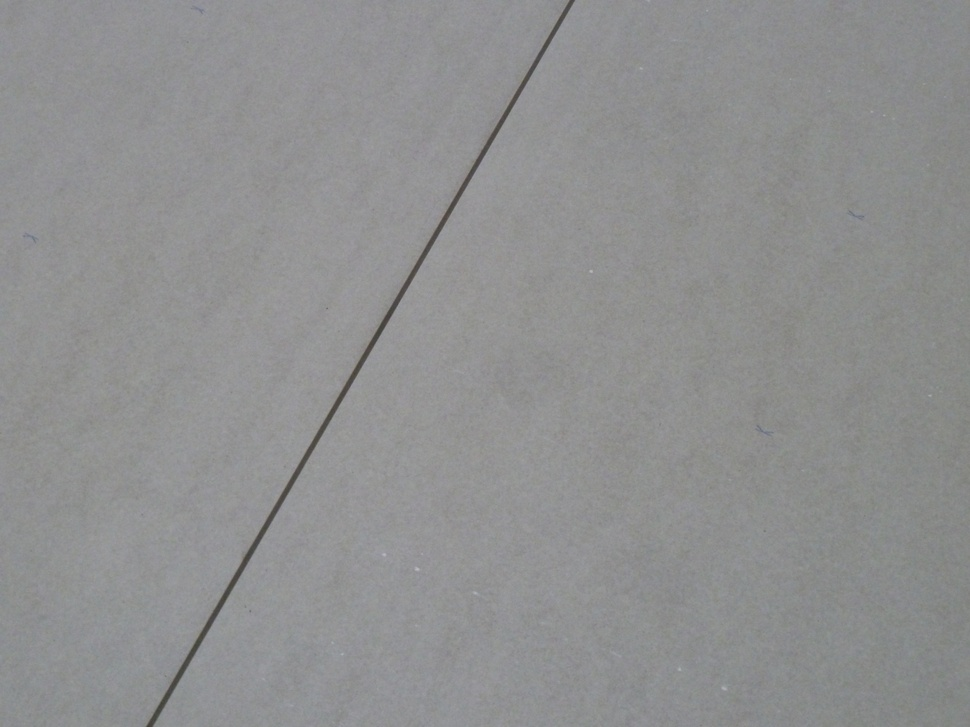
#> input picture 3. Експерти/4. Data Analizys/5. ImageProcessing/wall_crack_detection/P1040047-s.JPG, 970 x 727 px, shrunk from 1500 x 1125 before the run
$ python CrackDetection.py
#> lines starting #> are read from the running program, lines starting #| are printed output that depends on the picture; after the words box and inside, x2 and y2 are one past the last pixel; in counts of white or black regions, pixels touching at a corner belong together
# importing necessary libraries
import numpy as np
import cv2
from matplotlib import pyplot as plt

# read a cracked sample image
# img = cv2.imread('Input-Set/P1040059-s.JPG')
img = cv2.imread('P1040047-s.JPG')
#> img is the input picture: shape (727, 970, 3); mean B, G, R 144, 143.8, 143.2
# img = cv2.imread('Input-Set/P1030993-s.JPG')


# Convert into gray scale
gray = cv2.cvtColor(img, cv2.COLOR_BGR2GRAY)

# Image processing ( smoothing )
# Averaging
blur = cv2.blur(gray, (5, 5))

# Apply logarithmic transform
img_log = (np.log(blur+1)/(np.log(1+np.max(blur))))*255
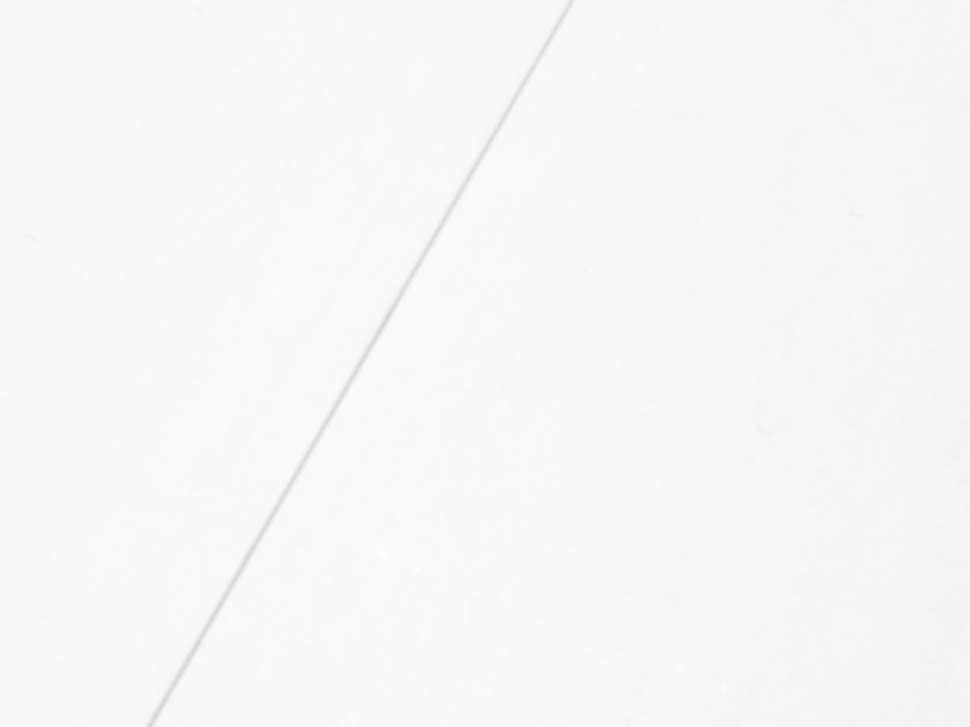
#> img_log: shape (727, 970) float16; min 212.5, max 255, mean 248

# Specify the data type
img_log = np.array(img_log, dtype=np.uint8)

# Image smoothing: bilateral filter
bilateral = cv2.bilateralFilter(img_log, 5, 75, 75)

# Canny Edge Detection
edges = cv2.Canny(gray, 30, 180)
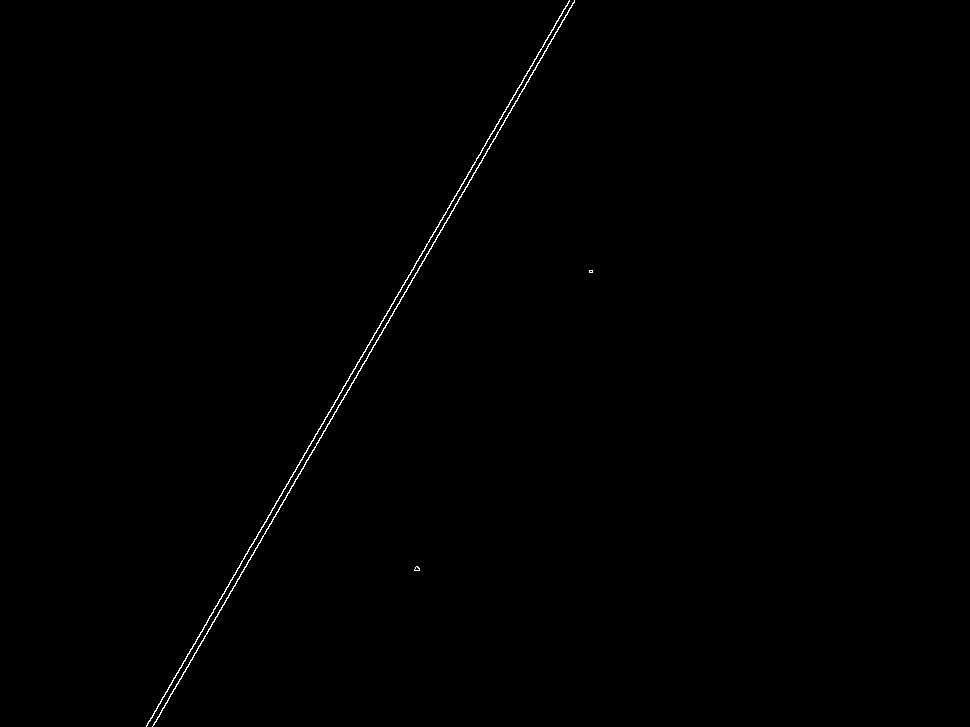
#> edges: shape (727, 970); 0.33% white in thin lines or dots, all inside (x1, y1, x2, y2) = (146, 0, 593, 727)

# Morphological Closing Operator
kernel = np.ones((25, 25), np.uint8)
closing = cv2.morphologyEx(edges, cv2.MORPH_CLOSE, kernel)
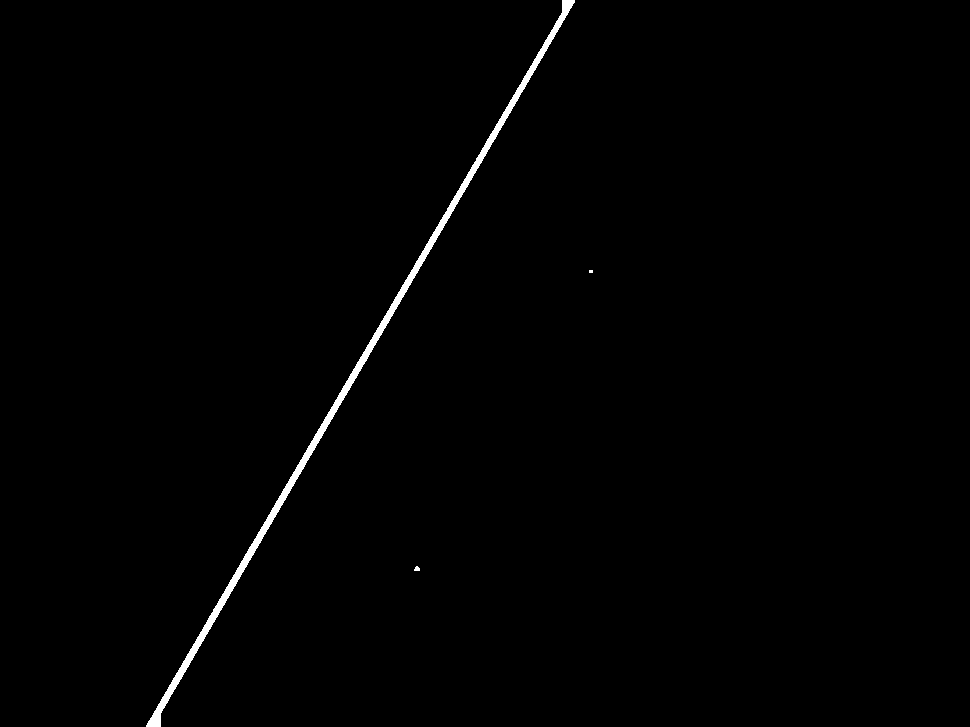
#> closing: shape (727, 970); 0.8% white; 3 white regions (1 under 20 px), largest, box (x1, y1, x2, y2) and area: (146, 0, 575, 727) 5591, (414, 566, 420, 571) 23
cv2.imshow('im', closing)
cv2.waitKey()

# Create feature detecting method
# sift = cv2.xfeatures2d.SIFT_create()
# surf = cv2.xfeatures2d.SURF_create()
orb = cv2.ORB_create(nfeatures=50)

# Make featured Image
keypoints, descriptors = orb.detectAndCompute(closing, None)
#> keypoints = 17 keypoints; strongest (x, y, size): (416, 569, 53.6), (417, 568, 64.3), (591, 271, 53.6), (416, 567, 77.1)
featuredImg = cv2.drawKeypoints(closing, keypoints, None)

# Create an output image
cv2.imwrite('Output-Set/CrackDetected-7.jpg', featuredImg)

# Use plot to show original and output image
plt.subplot(121), plt.imshow(img)
plt.title('Original'), plt.xticks([]), plt.yticks([])
plt.subplot(122), plt.imshow(featuredImg, cmap='gray')
plt.title('Output Image'), plt.xticks([]), plt.yticks([])
plt.show()
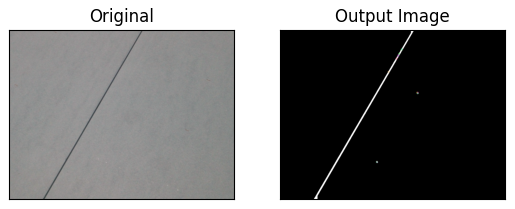
#> figure drawn by matplotlib, 2 panels; B, G, R data is drawn as R, G, B

$ run again, with 3. Експерти/4. Data Analizys/5. ImageProcessing/wall_crack_detection/P1040059-s.JPG copied over 3. Експерти/4. Data Analizys/5. ImageProcessing/wall_crack_detection/P1040047-s.JPG
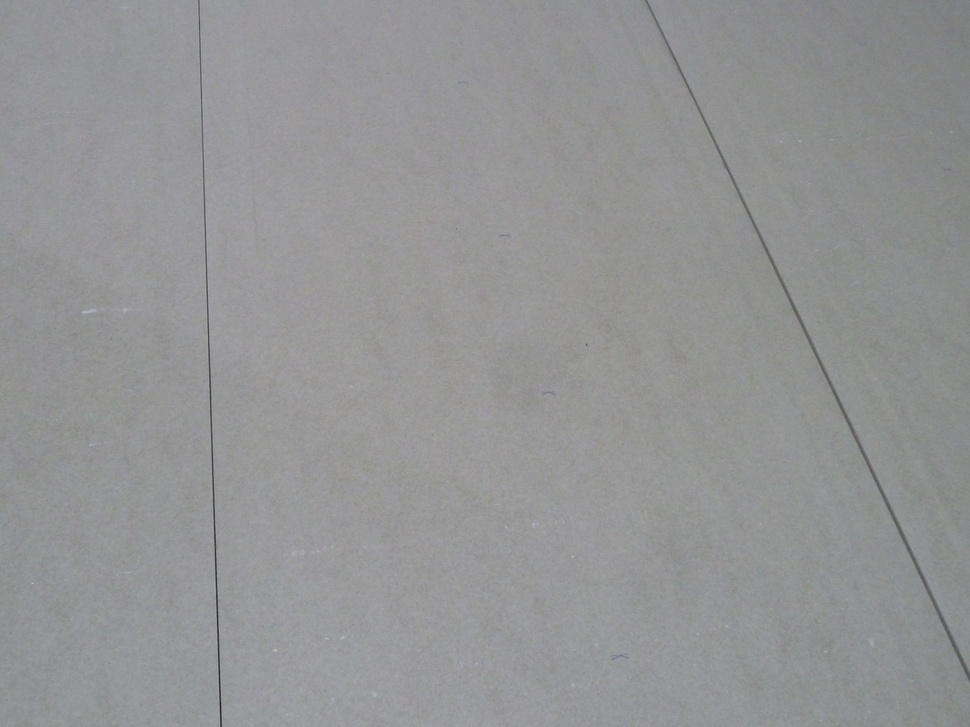
#> input picture 3. Експерти/4. Data Analizys/5. ImageProcessing/wall_crack_detection/P1040059-s.JPG, 970 x 727 px, shrunk from 1500 x 1125 before the run
#> img is the input picture: shape (727, 970, 3); mean B, G, R 149.1, 148.2, 147.7
#> `edges = cv2.Canny(gray, 30, 180)`:
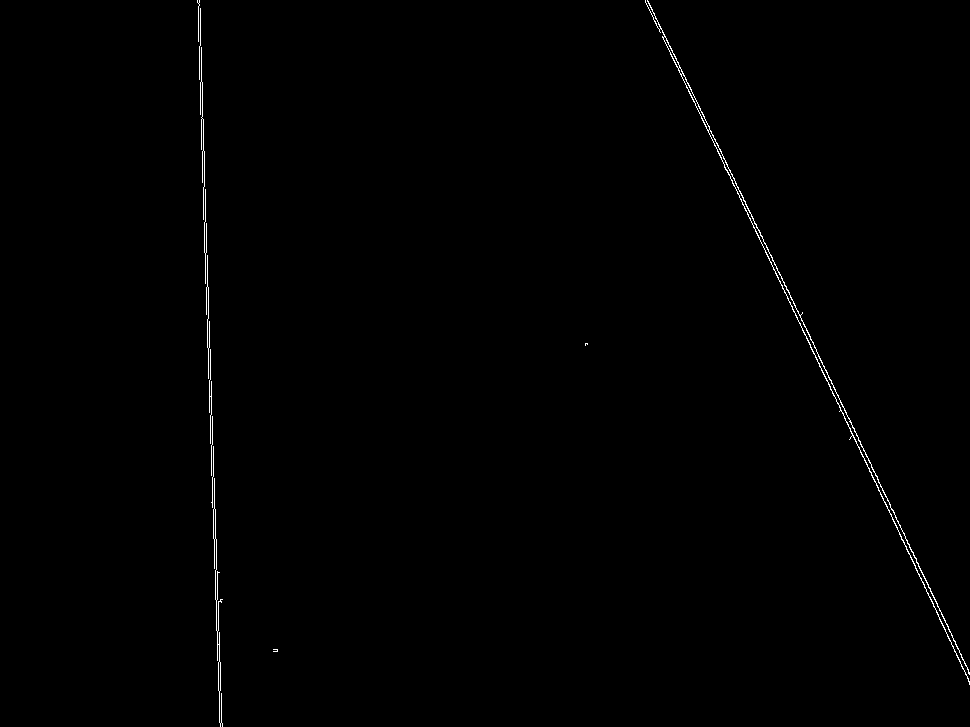
#> edges: shape (727, 970); 0.45% white in thin lines or dots, all inside (x1, y1, x2, y2) = (197, 0, 970, 727)
#> closing: shape (727, 970); 0.81% white; 4 white regions (2 under 20 px), largest, box (x1, y1, x2, y2) and area: (645, 0, 970, 685) 3508, (197, 0, 223, 727) 2156
#> keypoints = 50 keypoints; strongest (x, y, size): (218, 598, 37.2), (850, 438, 37.2), (800, 312, 37.2), (220, 600, 44.6)
#> `plt.show()`:
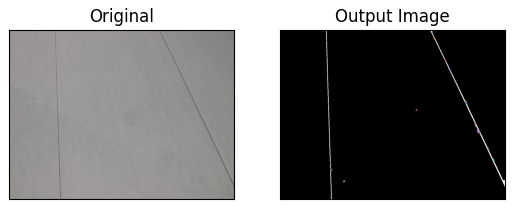
#> figure drawn by matplotlib, 2 panels; B, G, R data is drawn as R, G, B

$ run again, with 3. Експерти/4. Data Analizys/5. ImageProcessing/wall_crack_detection/P1030993-s.JPG copied over 3. Експерти/4. Data Analizys/5. ImageProcessing/wall_crack_detection/P1040047-s.JPG
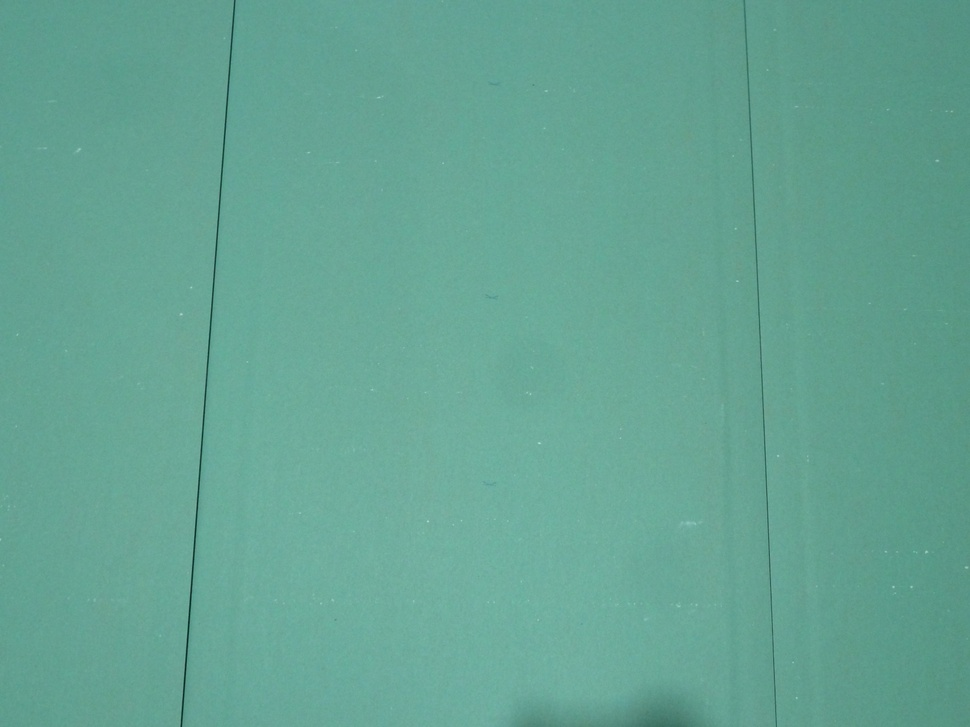
#> input picture 3. Експерти/4. Data Analizys/5. ImageProcessing/wall_crack_detection/P1030993-s.JPG, 970 x 727 px, shrunk from 1500 x 1125 before the run
#> img is the input picture: shape (727, 970, 3); mean B, G, R 147.6, 164, 101
#> `edges = cv2.Canny(gray, 30, 180)`:
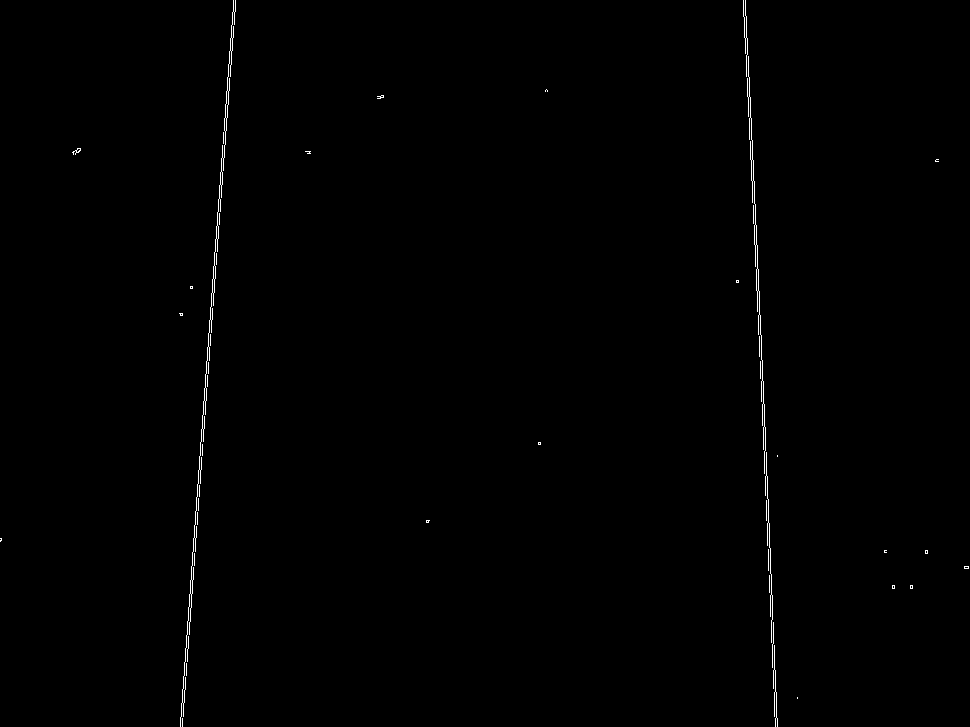
#> edges: shape (727, 970); 0.42% white in thin lines or dots
#> `closing = cv2.morphologyEx(edges, cv2.MORPH_CLOSE, kernel)`:
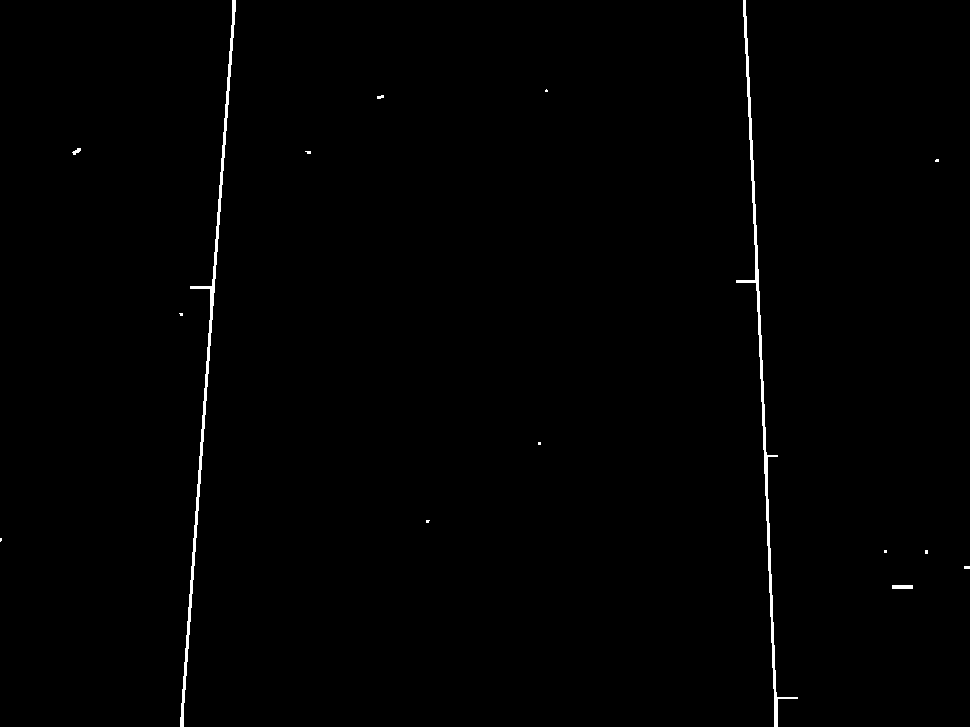
#> closing: shape (727, 970); 0.69% white; 15 white regions (10 under 20 px), largest, box (x1, y1, x2, y2) and area: (736, 0, 798, 727) 2320, (180, 0, 236, 727) 2289, (892, 585, 913, 589) 84, (72, 148, 81, 155) 34, (377, 95, 384, 99) 21
#> keypoints = 37 keypoints; strongest (x, y, size): (767, 453, 31), (210, 284, 37.2), (767, 452, 37.2), (754, 284, 37.2)
